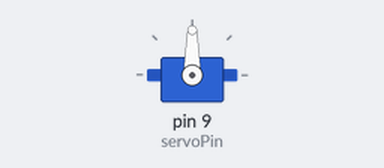
A sketch run on a simulated Arduino Uno, built with avr-gcc and run on an emulated ATmega328P. Parts: servo.

Above: at 0.1 s.
At 0.6 s:
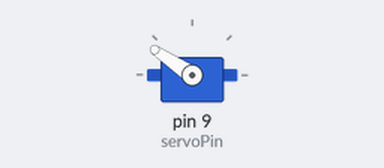
At 14.1 s:
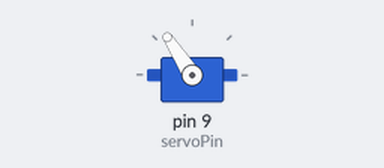
At 40.1 s:
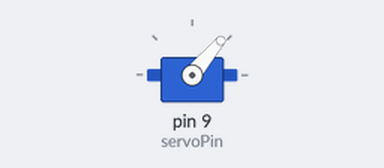
Timing chart, 0 to 40.5 s (numbered marks = the images above):
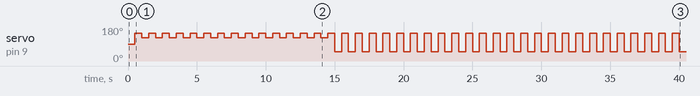

The sketch:

servoUse.ino
```cpp
#include <Servo.h> //include the servo library

int pos=90; //declare initial position of the servo
int servoPin = 9; //declare pin for the servo
int servoDelay =500; //delay to allow the servo to reach position;
int pelletsPerTube = 13; //number of pellets before changing tube
int nPelletsGiven = 0; //n pellets given
int rotAngle = 123;
int tube = 1;


Servo myServo; // create a servo object called myServo

void setup() {
  Serial.begin(9600); //start serial port
  myServo.attach(servoPin); //declare to which pin is the servo connected
  delay(500);
  myServo.write(123); //sends the servo to get the first pellet
}

void loop()
{
  if(Serial.available()==0)
  { //wait until information is received from the serial port
    //Deliver reward
    myServo.write(146);
    delay(servoDelay);

    nPelletsGiven = nPelletsGiven + 1;
    myServo.write(rotAngle); //write the position into the servo


    if (nPelletsGiven > pelletsPerTube)
    {
      tube = tube + 1;
      if (tube > 4)
      {
        tube = 1;
      };
      switch (tube)
      {
        case 1:
        {
          rotAngle = 123;
        };
        case 2:
        {
          rotAngle = 100;
        };
        case 3:
        {
          rotAngle = 75;
        };
        case 4:
        {
          rotAngle = 50;
        };
      };
    };
  };
  delay(servoDelay); //give time to the servo to reach the position
}
```

Measured:
- by itself, servo on pin 9 (servoPin): 90° → 146° at 0.50 s, → 123° 0.50 s later, → 146° 0.50 s later, → 123° 0.50 s later, … (80 changes in this stretch)
